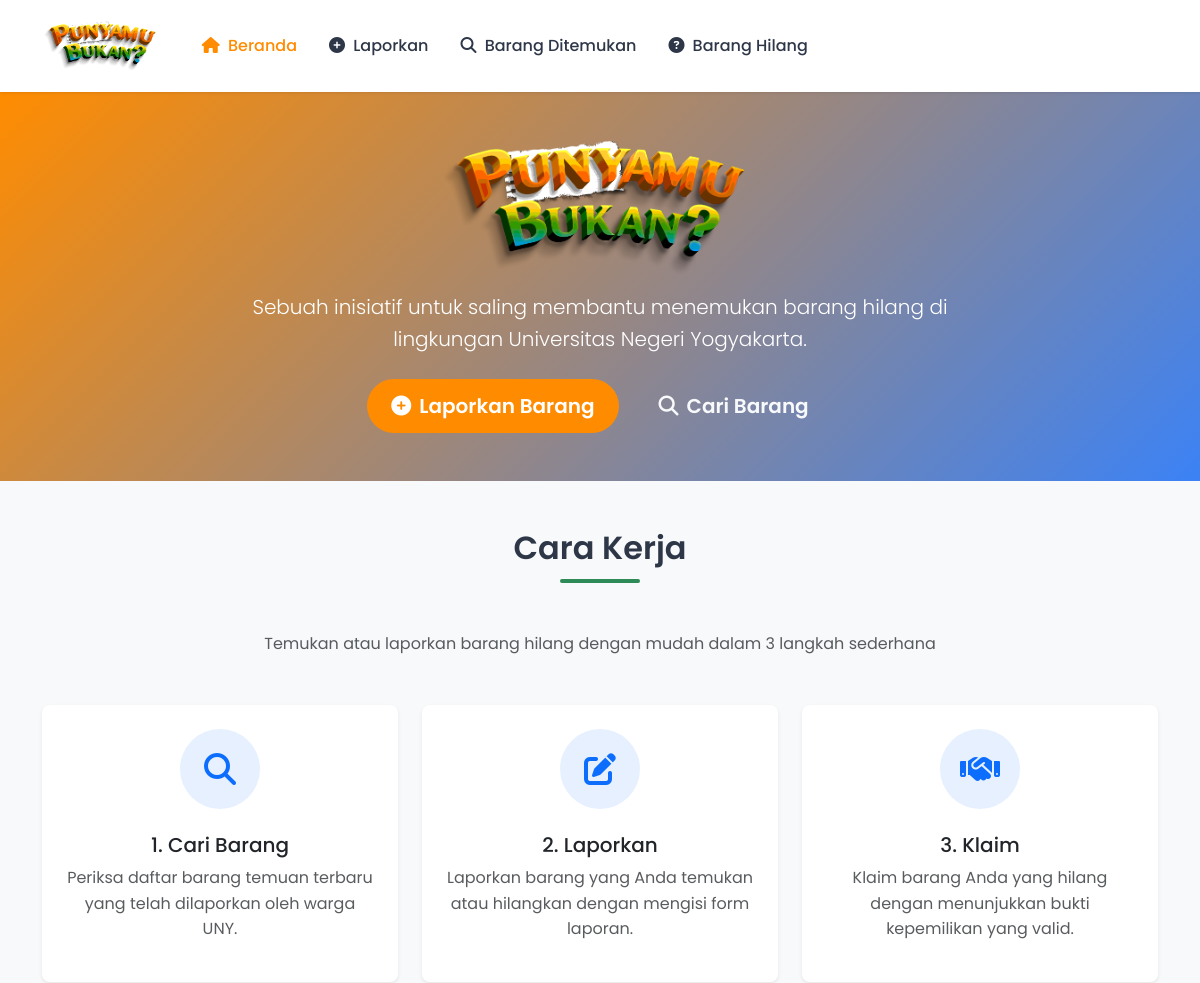
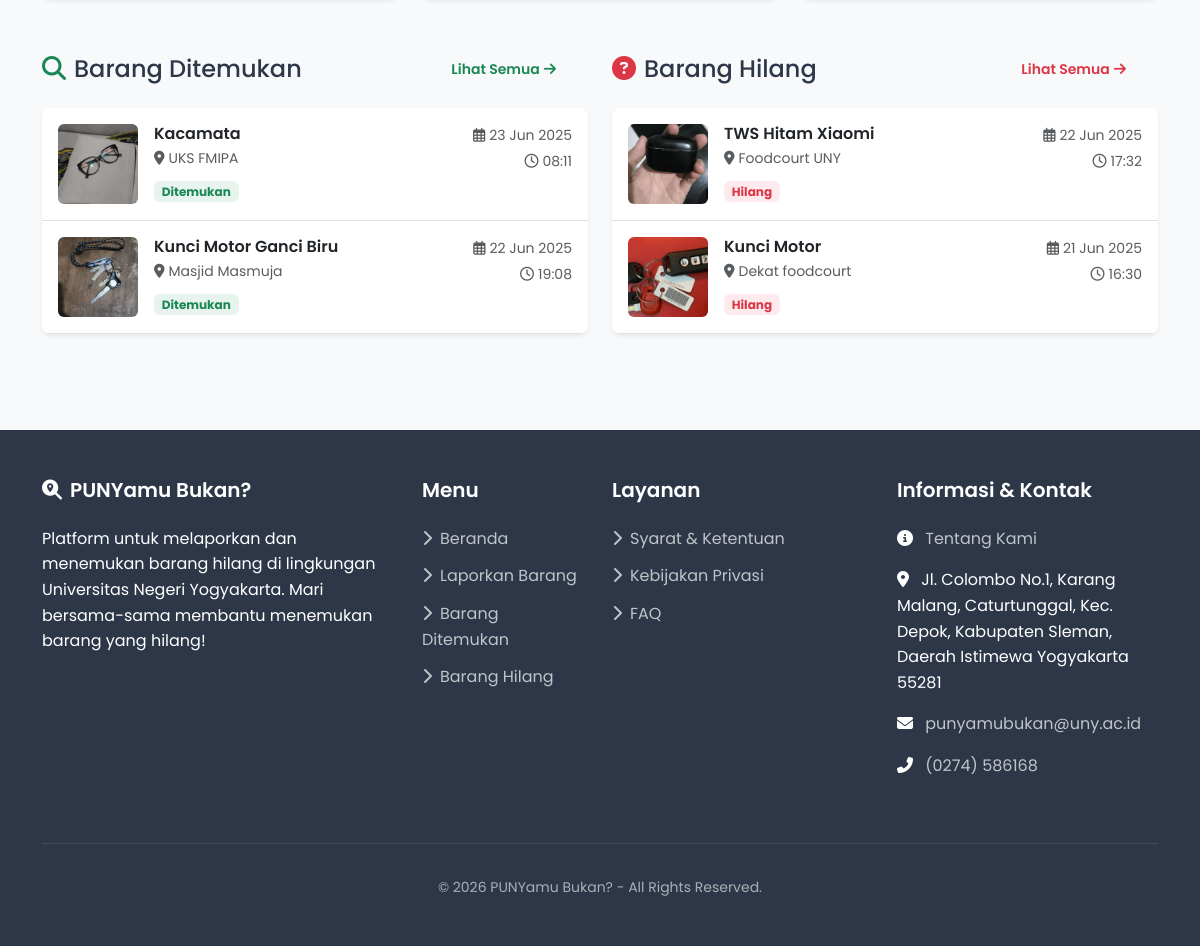
The page / on the database its author committed (2 pictures, top to bottom).
### tables this page shows
CREATE TABLE `reports` (
  `report_id` int(11) NOT NULL,
  `title` varchar(255) NOT NULL,
  `description` text NOT NULL,
  `type` enum('lost','found') NOT NULL,
  `location` varchar(255) NOT NULL,
  `date_reported` date NOT NULL,
  `created_at` datetime DEFAULT NULL,
  `time_reported` time NOT NULL,
  `contact_info` varchar(255) NOT NULL,
  `image` varchar(255) DEFAULT NULL,
  `status` enum('pending','verified','selesai') DEFAULT 'pending'
);

### index.php (the view, shortened to what this page needs)
<?php
include 'header.php';
include 'db.php';
?>
<section class="hero-section py-5">
    <div class="container">
        <div class="row justify-content-center text-center">
            <div class="col-lg-8">
                <img src="assets/images/logo punyamu bukan.png" alt="PUNYamu Bukan?" class="img-fluid mb-3" style="max-height: 135px; width: auto;">
                <p class="lead mb-4">Sebuah inisiatif untuk saling membantu menemukan barang hilang di lingkungan Universitas Negeri Yogyakarta.</p>
                <div class="d-flex justify-content-center flex-wrap gap-3">
                    <a href="lapor.php" class="btn btn-primary btn-lg">
                        <i class="fas fa-plus-circle me-2"></i>Laporkan Barang
                    </a>
                    <a href="barang_ditemukan.php" class="btn btn-outline-light btn-lg">
                        <i class="fas fa-search me-2"></i>Cari Barang
                    </a>
                </div>
            </div>
        </div>
    </div>
</section>
<section class="py-6 bg-light">
    <div class="container">
        <div class="text-center mb-5">
            <h2 class="section-title">Cara Kerja</h2>
            <p class="text-muted">Temukan atau laporkan barang hilang dengan mudah dalam 3 langkah sederhana</p>
        </div>
        <div class="row g-4">
            <div class="col-md-4">
                <div class="card h-100 border-0 shadow-sm text-center p-4">
                    <div class="bg-primary bg-opacity-10 text-primary rounded-circle d-inline-flex align-items-center justify-content-center" style="width: 80px; height: 80px; margin: 0 auto 1.5rem;">
                        <i class="fas fa-search fa-2x"></i>
                    </div>
                    <h3 class="h5">1. Cari Barang</h3>
                    <p class="text-muted">Periksa daftar barang temuan terbaru yang telah dilaporkan oleh warga UNY.</p>
                </div>
            </div>
            <div class="col-md-4">
                <div class="card h-100 border-0 shadow-sm text-center p-4">
                    <div class="bg-primary bg-opacity-10 text-primary rounded-circle d-inline-flex align-items-center justify-content-center" style="width: 80px; height: 80px; margin: 0 auto 1.5rem;">
                        <i class="fas fa-edit fa-2x"></i>
                    </div>
                    <h3 class="h5">2. Laporkan</h3>
                    <p class="text-muted">Laporkan barang yang Anda temukan atau hilangkan dengan mengisi form laporan.</p>
                </div>
            </div>
            <div class="col-md-4">
                <div class="card h-100 border-0 shadow-sm text-center p-4">
                    <div class="bg-primary bg-opacity-10 text-primary rounded-circle d-inline-flex align-items-center justify-content-center" style="width: 80px; height: 80px; margin: 0 auto 1.5rem;">
                        <i class="fas fa-handshake fa-2x"></i>
                    </div>
                    <h3 class="h5">3. Klaim</h3>
                    <p class="text-muted">Klaim barang Anda yang hilang dengan menunjukkan bukti kepemilikan yang valid.</p>
                </div>
            </div>
        </div>
    </div>
</section>
<section class="py-5">
    <div class="container">
        <div class="row g-4">
            <div class="col-lg-6">
                <div class="d-flex justify-content-between align-items-center mb-3">
                    <h3 class="h4 mb-0"><i class="fas fa-search me-2 text-success"></i>Barang Ditemukan</h3>
                    <a href="barang_ditemukan.php" class="btn btn-sm btn-outline-success">Lihat Semua <i class="fas fa-arrow-right ms-1"></i></a>
                </div>
                <div class="card border-0 shadow-sm">
                    <div class="card-body p-0">
                        <?php
                        $stmtFound = $pdo->query("SELECT * FROM reports WHERE status = 'verified' AND type = 'found' ORDER BY created_at DESC LIMIT 3");
                        if ($stmtFound->rowCount() > 0) {
                            while ($row = $stmtFound->fetch(PDO::FETCH_ASSOC)) {
                                echo '<a href="detail_barang.php?id=' . $row['report_id'] . '" class="text-decoration-none text-dark d-block">';
                                echo '<div class="p-3 border-bottom hover-lift">';
                                echo '<div class="d-flex">';
                                if ($row['image']) {
                                    echo '<img src="uploads/' . htmlspecialchars($row['image']) . '" class="rounded me-3" style="width: 80px; height: 80px; object-fit: cover;">';
                                } else {
                                    echo '<div class="bg-light d-flex align-items-center justify-content-center rounded me-3" style="width: 80px; height: 80px;">';
                                    echo '<i class="fas fa-image text-muted"></i>';
                                    echo '</div>';
                                }
                                echo '<div class="flex-grow-1">';
                                echo '<div class="d-flex justify-content-between align-items-start">';
                                echo '<div>';
                                echo '<h6 class="mb-1">' . htmlspecialchars($row['title']) . '</h6>';
                                echo '<p class="small text-muted mb-1"><i class="fas fa-map-marker-alt me-1"></i>' . htmlspecialchars($row['location']) . '</p>';
                                echo '</div>';
                                echo '<div class="text-end">';
                                echo '<p class="small text-muted mb-1"><i class="far fa-calendar-alt me-1"></i>' . date('d M Y', strtotime($row['date_reported'])) . '</p>';
                                echo '<p class="small text-muted mb-0"><i class="far fa-clock me-1"></i>' . date('H:i', strtotime($row['time_reported'])) . '</p>';
                                echo '</div>';
                                echo '</div>';
                                echo '<span class="badge bg-success bg-opacity-10 text-success small mt-2">Ditemukan</span>';
                                echo '</div>';
                                echo '</div>';
                                echo '</div>';
                                echo '</a>';
                            }
                        } else {
                            echo '<div class="text-center p-4">';
                            echo '<i class="fas fa-inbox fa-2x text-muted mb-2"></i>';
                            echo '<p class="text-muted mb-0">Belum ada laporan barang ditemukan</p>';
                            echo '</div>';
                        }
                        ?>
                    </div>
                </div>
            </div>
            <div class="col-lg-6">
                <div class="d-flex justify-content-between align-items-center mb-3">
                    <h3 class="h4 mb-0"><i class="fas fa-question-circle me-2 text-danger"></i>Barang Hilang</h3>
                    <a href="barang_hilang.php" class="btn btn-sm btn-outline-danger">Lihat Semua <i class="fas fa-arrow-right ms-1"></i></a>
                </div>
                <div class="card border-0 shadow-sm">
                    <div class="card-body p-0">
                        <?php
                        $stmtLost = $pdo->query("SELECT * FROM reports WHERE status = 'verified' AND type = 'lost' ORDER BY created_at DESC LIMIT 3");
                        if ($stmtLost->rowCount() > 0) {
                            while ($row = $stmtLost->fetch(PDO::FETCH_ASSOC)) {
                                echo '<a href="detail_barang.php?id=' . $row['report_id'] . '" class="text-decoration-none text-dark d-block">';
                                echo '<div class="p-3 border-bottom hover-lift">';
                                echo '<div class="d-flex">';
                                if ($row['image']) {
                                    echo '<img src="uploads/' . htmlspecialchars($row['image']) . '" class="rounded me-3" style="width: 80px; height: 80px; object-fit: cover;">';
                                } else {
                                    echo '<div class="bg-light d-flex align-items-center justify-content-center rounded me-3" style="width: 80px; height: 80px;">';
                                    echo '<i class="fas fa-image text-muted"></i>';
                                    echo '</div>';
                                }
                                echo '<div class="flex-grow-1">';
                                echo '<div class="d-flex justify-content-between align-items-start">';
                                echo '<div>';
                                echo '<h6 class="mb-1">' . htmlspecialchars($row['title']) . '</h6>';
                                echo '<p class="small text-muted mb-1"><i class="fas fa-map-marker-alt me-1"></i>' . htmlspecialchars($row['location']) . '</p>';
                                echo '</div>';
                                echo '<div class="text-end">';
                                echo '<p class="small text-muted mb-1"><i class="far fa-calendar-alt me-1"></i>' . date('d M Y', strtotime($row['date_reported'])) . '</p>';
                                echo '<p class="small text-muted mb-0"><i class="far fa-clock me-1"></i>' . date('H:i', strtotime($row['time_reported'])) . '</p>';
                                echo '</div>';
                                echo '</div>';
                                echo '<span class="badge bg-danger bg-opacity-10 text-danger small mt-2">Hilang</span>';
                                echo '</div>';
                                echo '</div>';
                                echo '</div>';
                                echo '</a>';
                            }
                        } else {
                            echo '<div class="text-center p-4">';
                            echo '<i class="fas fa-inbox fa-2x text-muted mb-2"></i>';
                            echo '<p class="text-muted mb-0">Belum ada laporan barang hilang</p>';
                            echo '</div>';
                        }
                        ?>
                    </div>
                </div>
            </div>
        </div>
    </div>
</section>
<?php include 'footer.php'; ?>

### rows shown on the page
reports: image (picture), title "Kacamata", location "UKS FMIPA", date_reported "23 Jun 2025", time_reported "08:11"
reports: image (picture), title "Kunci Motor Ganci Biru", location "Masjid Masmuja", date_reported "22 Jun 2025", time_reported "19:08"
reports: image (picture), title "TWS Hitam Xiaomi", location "Foodcourt UNY", date_reported "22 Jun 2025", time_reported "17:32"
reports: image (picture), title "Kunci Motor", location "Dekat foodcourt", date_reported "21 Jun 2025", time_reported "16:30"
